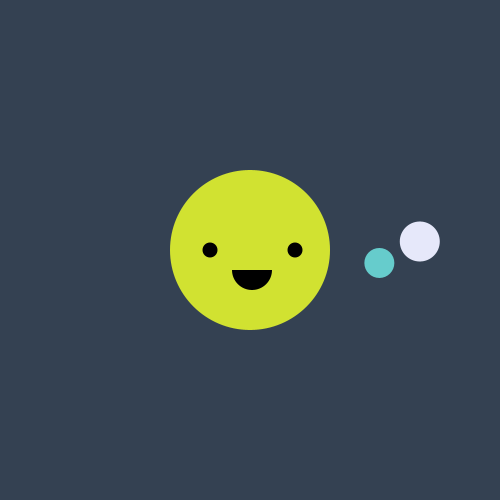
Frame 1 (no input)
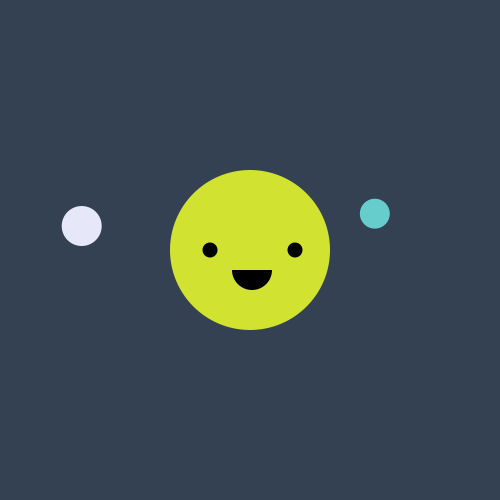
Frame 60 (the mouse pressed at the canvas centre just before this capture)
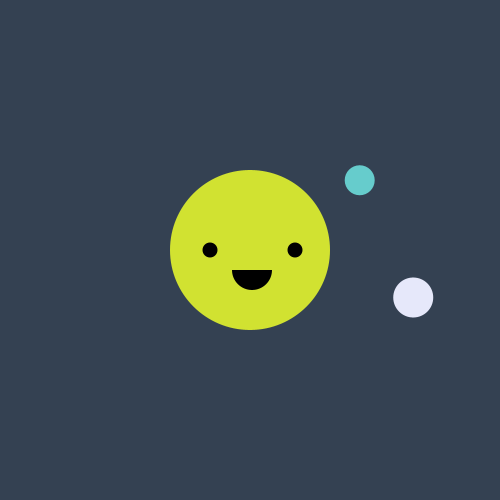
Frame 120 (the mouse held since frame 60 and released just before this capture)

The Processing sketch that drew these frames (run headless with seeded random() and noise(); from frame 60 on, the mouse is pressed at the canvas centre):

// Processing sketch: processing_55089
// ── processing_55089.pde

  float posX, posY;
  float radiusX, radiusY;
  float radiusZ, radiusA;
  float theta;
  float beta;
  float posZ,posA;
  
  void setup() {
  size(500,500);
  smooth();
  noStroke();
  
      posX = posY = 0;
      posZ = posA = 0;
      
      radiusX = 130;
      radiusY = 130;
      
      radiusZ = 170;
      radiusA = 170;
      theta = 0;
  }

  void draw(){
  background(#344152);

  theta += 0.1;
  beta += -0.05;

  posX = radiusX * cos( theta );
  posY = radiusY * sin( theta );
  
  posZ = radiusZ * cos( beta );
  posA = radiusA * sin( beta );
  
  translate(150,150);
  fill(#D1E231);
  ellipse(100,100,160,160);
  
  translate(100,100);
  fill(#66CCCC);
  ellipse(posX,posY,30,30);
  
  translate(0,0);
  fill(#E6E8FA);
  ellipse(posZ,posA,40,40);
  
    translate(145,100);
  fill(#000000);
  ellipse(-185,-100,15,15);
  
  fill(#000000);
  ellipse(-100,-100,15,15);
  
  arc(-143, -80, 40, 40, 0, PI/2);
  arc(-143, -80, 40, 40, PI/2, PI);
  }
